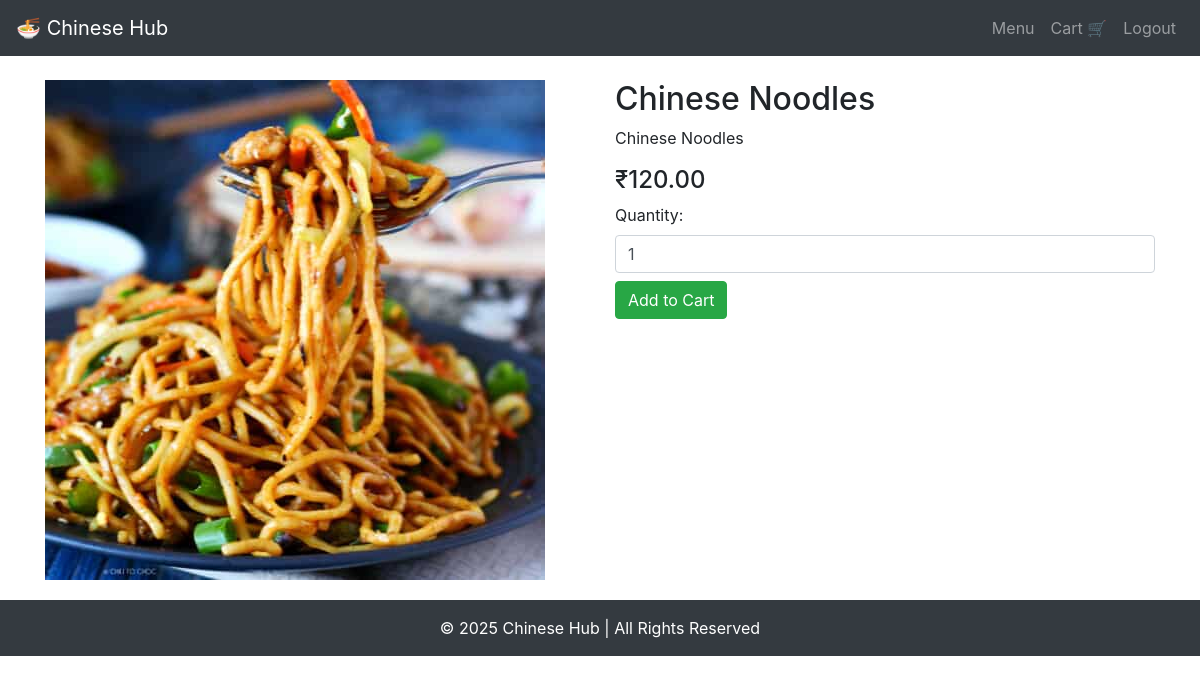
Page /dish/1/ on the committed database.
### shop/models.py (models this page shows, shortened)
class MenuItem(models.Model):
    name = models.CharField(max_length=100, verbose_name="Dish Name")
    description = models.TextField(blank=True, null=True, verbose_name="Description")
    price = models.DecimalField(max_digits=6, decimal_places=2, verbose_name="Price")
    image = models.ImageField(upload_to='menu_images/', blank=True, null=True, verbose_name="Dish Image")
    available = models.BooleanField(default=True, verbose_name="Available")
    category_choices = [
        ('Starters', 'Starters'),
        ('Main Course', 'Main Course'),
        ('Drinks', 'Drinks'),
        ('Desserts', 'Desserts'),
    ]
    category = models.CharField(max_length=20, choices=category_choices)

### shop/views.py (the view)
# urls.py: path('dish/<int:id>/', views.dish_detail, name='dish_detail'),
def dish_detail(request, id):
    dish = get_object_or_404(MenuItem, id=id)
    return render(request, 'dish_detail.html', {'dish': dish})

### shop/templates/dish_detail.html (shortened to what this page needs)
{% extends 'base.html' %}
{% block content %}
<div class="row">
    <div class="col-md-6">
        <img src="{{ dish.image.url }}" class="img-fluid" alt="{{ dish.name }}">
    </div>
    <div class="col-md-6">
        <h2>{{ dish.name }}</h2>
        <p>{{ dish.description }}</p>
        <h4>₹{{ dish.price }}</h4>
        <form method="POST" action="{% url 'add_to_cart' dish.id %}">
            <label>Quantity:</label>
            <input type="number" name="quantity" value="1" min="1" class="form-control mb-2" />
            <button type="submit" class="btn btn-success">Add to Cart</button>
        </form>
    </div>
</div>
{% endblock %}

### static/style.css (style rules this page uses)
body { background-color: #f8f9fa; }

### rows in the picture
MenuItem: image (picture), name "Chinese Noodles", description "Chinese Noodles", price "120.00"
